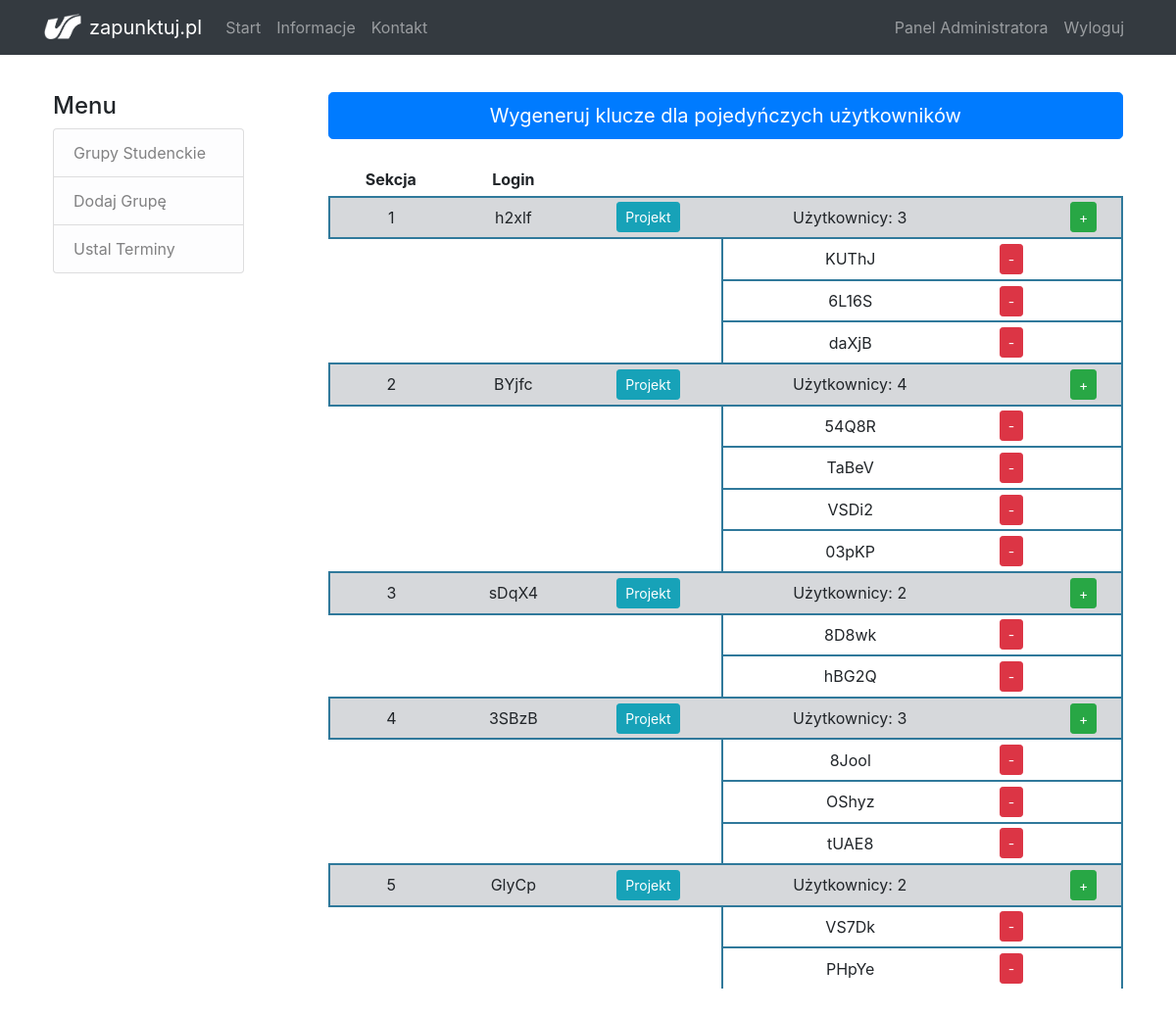
/sections/1 (signed in), run on the app's committed database.
### flaskapp/models.py (models this page shows, shortened)
class User(db.Model, UserMixin):
    id = db.Column(db.Integer, primary_key=True)
    login = db.Column(db.String(20), unique=True, nullable=False)
    is_admin = db.Column(db.Boolean, nullable=False, default=False)
    project = db.relationship('Project', backref='author', lazy=True, cascade="all, delete")
    group_id = db.Column(db.Integer, db.ForeignKey('group.id'), nullable=True)

### flaskapp/routes.py (the view)
@app.route('/sections/<int:group_id>')
@login_required
def sections(group_id):
    if current_user.is_admin:
        group = Group.query.get_or_404(group_id)
        user_groups = list()
        for section in group.users:
            user_groups.append(Group.query.filter_by(name=section.login).first())
        if not group.is_section:
            return redirect((url_for('panel')))
    else:
        flash('Musisz mieć uprawnienia aministratora, aby uzyskać dostęp do tej strony', 'warning')
        return redirect(url_for('home'))
    return render_template('admin/sections.html', title='Sekcje', group=group, user_groups=user_groups)

### flaskapp/models.py (called while the page is built)
@login_manager.user_loader
def load_user(user_id):
    return User.query.get(int(user_id))

### flaskapp/templates/admin/sections.html (shortened to what this page needs)
{% extends "admin/layout_admin.html" %}
{% block content %}
    <a href="{{ url_for('create_section_keys', group_id=group.id) }}"> <button type="button" class="btn btn-primary btn-lg btn-block">Wygeneruj klucze dla pojedyńczych użytkowników</button> </a>
    <br>
    <table class="table table-sm text-center align-middle ">
        <thead>
            <tr>
                <th scope="col" class="border-bottom border-thick">Sekcja</th>
                <th scope="col" class="border-bottom border-thick">Login</th>
                <th colspan="5" class="border-bottom border-thick"></th>
            </tr>
        </thead>
		<tbody>
			{% for section in group.users %}
				<tr class="table-secondary border border-thick">
					<td> {{ loop.index }} </td>
					<td> {{ section.login }} </td>
                    {% if section.project %}
                        <td> <a href="{{ url_for('single_project', section_id=section.id) }}"> <button type="button" class="btn btn-sm btn-info">Projekt</button> </a> </td>
                    {% else %}
                        <td> <a> <button type="button" title="Ta sekcja nie udostępniła jeszcze swojego projektu" class="btn btn-sm btn-outline-secondary disabled">Projekt</button> </a> </td>
                    {% endif %}
                    <td>Użytkownicy: {{ user_groups[loop.index0].users|length }}</td>
                    <td></td>
					<td>
                        <a href="{{ url_for('add_user', section_id=section.id) }}"> <button type="button" title="Dodaj użytkownika do sekcji" class="btn btn-sm btn-success">+</button> </a>
					</td>
                </tr>
                {% if user_groups[loop.index0] %}
                    {% for user in user_groups[loop.index0].users %}
                        <tr>
                            <td class="border-0" colspan="3"></td>
                            {% if group %}
                                <td class="border-left border-thick"> {{ user.login }} </td>
                                <td class="border-up border-thick"> <button type="button" title="Usuń użytkownika" class="btn btn-sm btn-danger" data-toggle="modal" data-target="#deleteUserModal" data-user-id={{ user.id }}>-</button> </td>
                                <td class="border-up border-right border-thick"></td>
                            {% endif %}
                        </tr>
                    {% endfor %}
                {% endif %}
			{% endfor %}
		</tbody>
    </table>
{% endblock content%}

### flaskapp/static/main.css (style rules this page uses)
body { padding-top: 70px; }
.table > tbody > tr > td { vertical-align: middle; }
.border-thick { border-width: 2px !important; border-color: #30799B !important; }
.table th { border: none; }

### data on the page
User: login "h2xlf", user_groups "3"
User: login "KUThJ"
User: login "6L16S"
User: login "daXjB"
User: login "BYjfc", user_groups "4"
User: login "54Q8R"
User: login "TaBeV"
User: login "VSDi2"
User: login "03pKP"
User: login "sDqX4", user_groups "2"
User: login "8D8wk"
User: login "hBG2Q"
User: login "3SBzB", user_groups "3"
User: login "8Jool"
User: login "OShyz"
User: login "tUAE8"
User: login "GlyCp", user_groups "2"
User: login "VS7Dk"
User: login "PHpYe"
